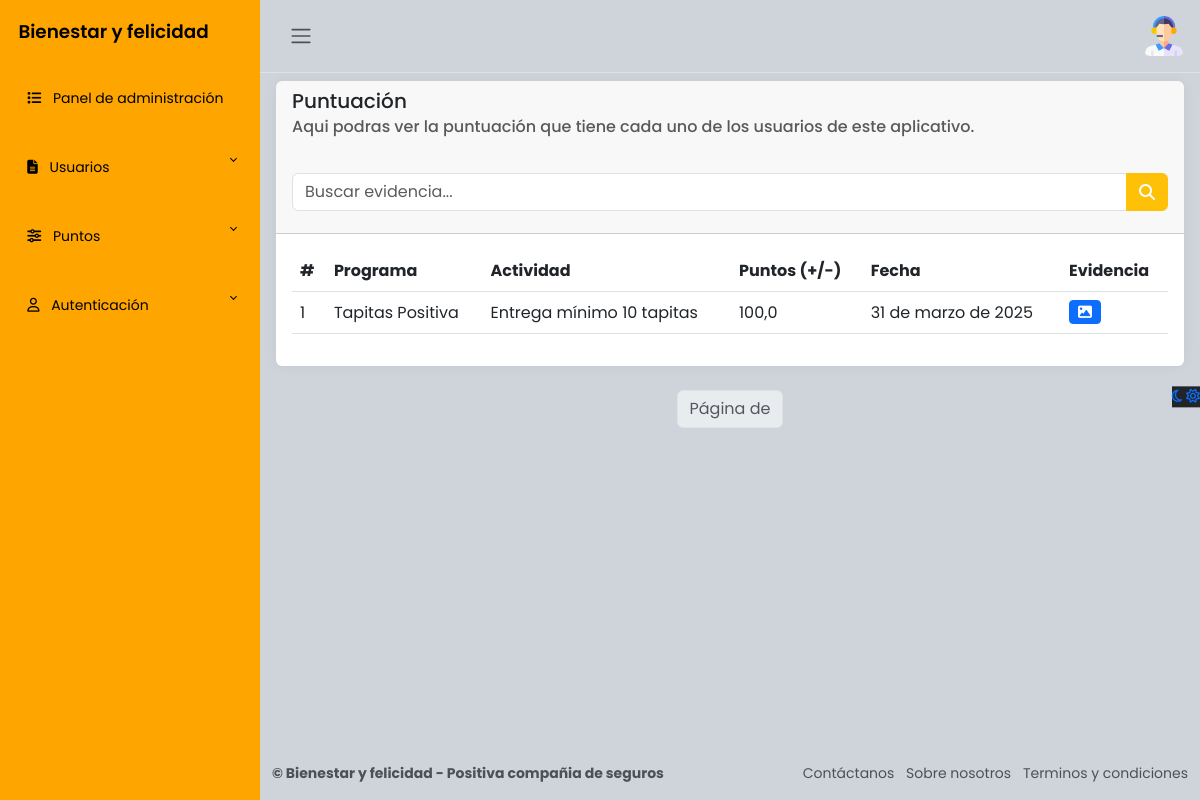
Before: /admin_panel/puntos/evidencias/9382716450/ (signed in) with the older database file.
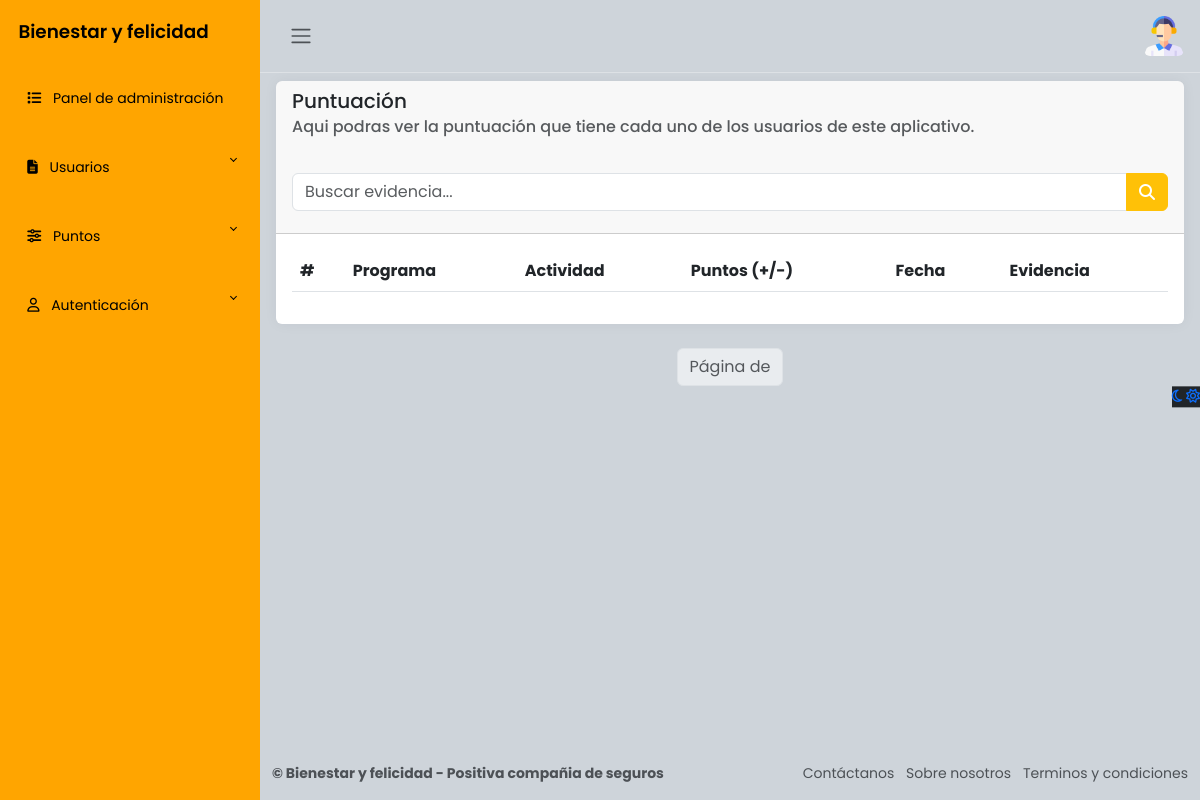
After: the same page with the newer database file.
### apps/puntos/models.py (models this page shows, shortened)
class Puntos(models.Model):
    usuario = models.ForeignKey(Usuarios, on_delete=models.CASCADE, related_name="Usuarios")
    programa = models.ForeignKey(Programa, on_delete=models.CASCADE, related_name="Programas")
    actividad = models.ForeignKey(Actividad, on_delete=models.CASCADE, related_name="Actividades")
    fecha = models.DateField("Fecha", auto_now_add=True)
    puntos = models.FloatField("Puntos", default=1000)
    evidencia = models.ImageField("Evidencias", upload_to="evidencia/", null=True, blank=True)
    class Meta:
        verbose_name = "Punto"
        verbose_name_plural = "Puntos"

### apps/programas/models.py (models this page shows)
class Programa(models.Model):
    nombre = models.CharField('Programas', max_length=100)
    imagen = models.FileField(upload_to='programas/', null=True, blank=True)
    class Meta:
        verbose_name = "Programa"
        verbose_name_plural = "Programas"
    def __str__(self):
        return f'{ self.nombre }'

### apps/actividades/models.py (models this page shows, shortened)
class Actividad(models.Model):
    nombre = models.CharField('Nombre de la actividad', max_length=150)
    puntos = models.FloatField('Puntos (+/-)')
    programa = models.ForeignKey(Programa, on_delete=models.CASCADE, related_name='actividades')
    class Meta:
        verbose_name = "Actividad"
        verbose_name_plural = "Actividades"

### apps/puntos/views.py (the view)
# urls.py: path('evidencias/<int:id_usuario>/', login_required(puntos_evidencia), name="puntos_evidencia"),
@login_required(login_url='/accounts/login/')
@user_passes_test(is_staff, login_url='/')
def puntos_evidencia(request, id_usuario):
    puntos = Puntos.objects.filter(usuario=id_usuario)
    return render(request, 'evidencias.html', {'evidencias': puntos})

### apps/puntos/views.py (called while the page is built)
def is_staff(user):
    return user.is_active and user.is_staff # Validar si es administrador y esta activo

### apps/puntos/templates/evidencias.html (shortened to what this page needs)
{% extends "admin_dashboard/layout.html" %}
{% load static %}
{% block content %}
<main class="content px-3 py-2">
    <div class="card border-0">
        <div class="card-header">
            <h5 class="card-title">
                Puntuación
            </h5>
            <h6 class="card-subtitle text-muted">
                Aqui podras ver la puntuación que tiene cada uno de los usuarios de este aplicativo.
            </h6><br>
            <form method="get" class="mt-3">
                <div class="input-group">
                    <input type="text" name="q" class="form-control" placeholder="Buscar evidencia..." value="{{ request.GET.q }}">
                    <button type="submit" class="btn btn-warning text-white"><i class="fa-solid fa-magnifying-glass"></i></button>
                </div>
            </form>
        </div>
        <div class="card-body">
            <table class="table">
                <thead>
                    <tr>
                        <th scope="col">#</th>
                        <th scope="col">Programa</th>
                        <th scope="col">Actividad</th>
                        <th scope="col">Puntos (+/-)</th>
                        <th scope="col">Fecha</th>
                        <th scope="col">Evidencia</th>
                    </tr>
                </thead>
                <tbody class="justify-content-center">
                    {% for evidencia in evidencias %}
                        <tr>
                            <td scope="col">{{ forloop.counter }}</td>
                            <td>{{ evidencia.programa }}</td>
                            <td>{{ evidencia.actividad.nombre }}</td>
                            <td>{{ evidencia.puntos }}</td>
                            <td>{{ evidencia.fecha }}</td>
                            <td>
                                {% if evidencia.evidencia %}
                                    <a href="{{ evidencia.evidencia.url }}" target="_blank" class="btn btn-sm btn-primary">
                                        <i class="fa-solid fa-image"></i>
                                    </a>
                                {% else %}
                                    <span class="text-muted">Sin evidencia</span>
                                {% endif %}
                            </td>
                        </tr>
                    {% endfor %}
                </tbody>
            </table>
        </div>
    </div>
    <nav>
        <ul class="pagination justify-content-center">
            <li class="page-item disabled">
                <span class="page-link">Página {{ usuarios.number }} de {{ usuarios.paginator.num_pages }}</span>
            </li>
        </ul>
    </nav>
</main>
{% endblock %}

Changed rows visible on the page:
removed Puntos: programa "Tapitas Positiva", actividad.nombre "Entrega mínimo 10 tapitas", puntos "100,0", fecha "31 de marzo de 2025"
